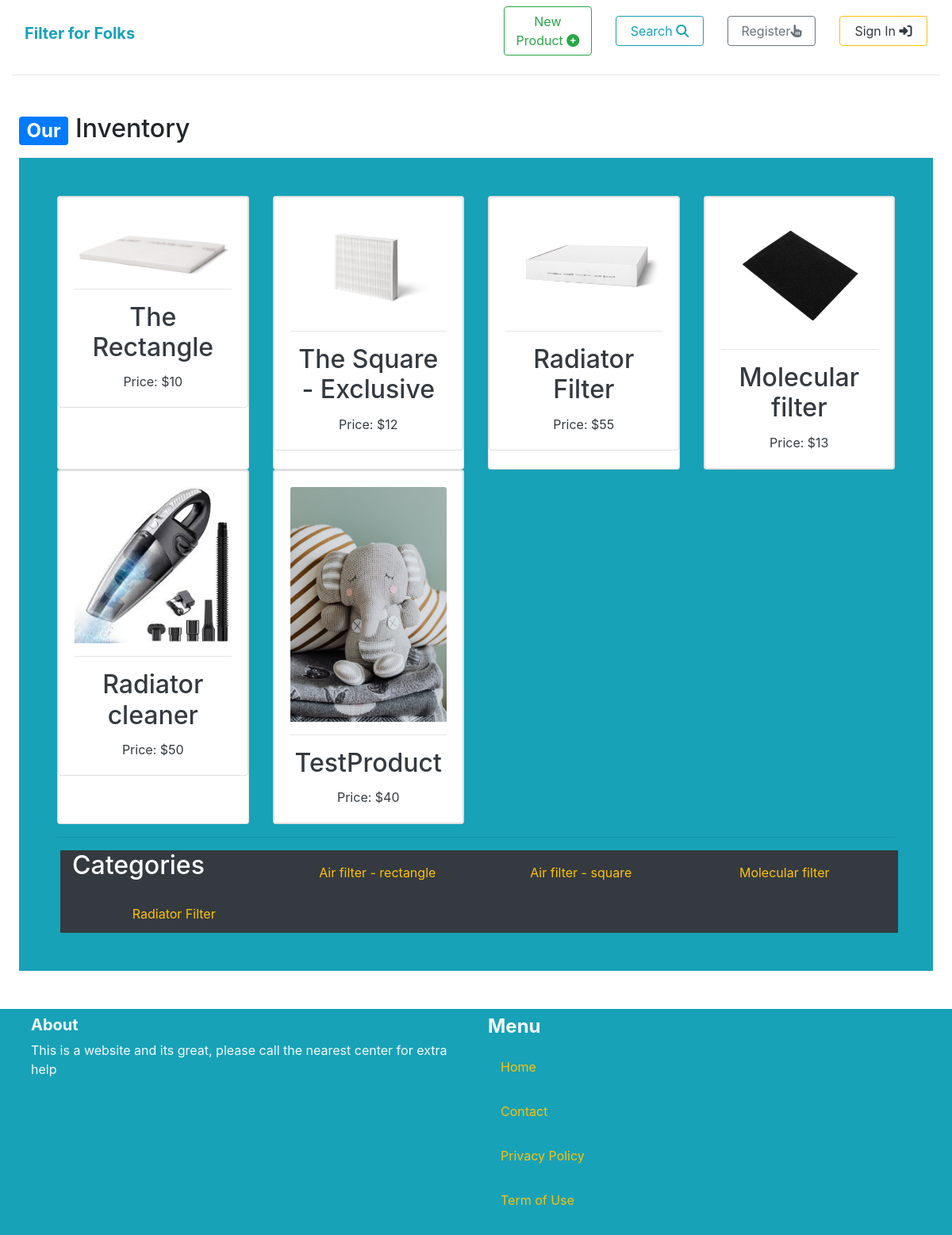
Before: /products/ with the older database file.
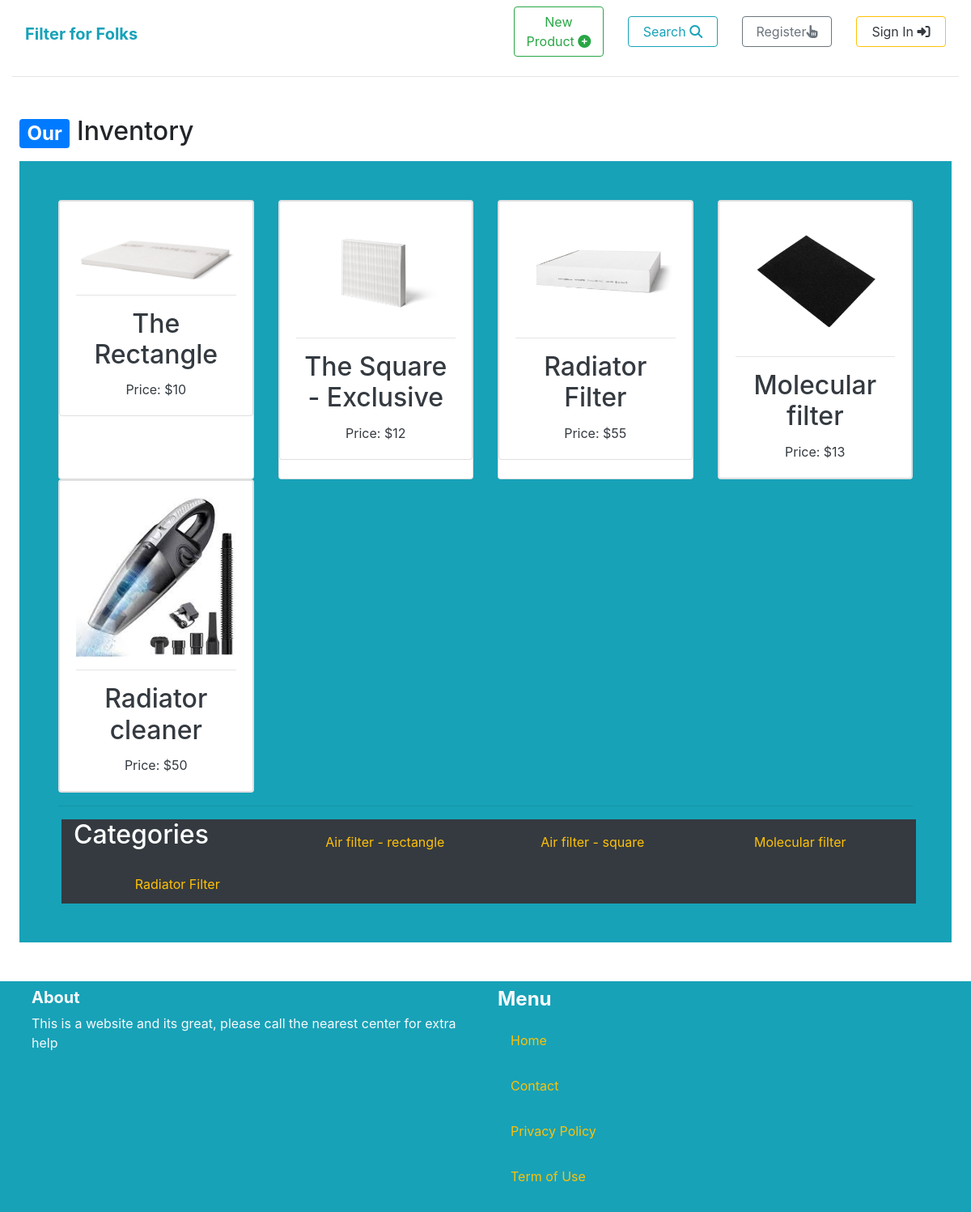
After: the same page with the newer database file.
### product/models.py (models this page shows, shortened)
class Product(models.Model):
    category = models.ForeignKey('Category', null=True, blank=True, on_delete=models.CASCADE, related_name='products')
    name = models.CharField(max_length=300)
    description = models.TextField()
    price = models.FloatField()
    image = models.ImageField(upload_to='product_images', blank=True, null=True)

class Category(models.Model):
    name = models.CharField(max_length=225)
    class Meta:
        ordering = ('name',)
        verbose_name_plural = 'Categories'

### core/views.py (the view)
# urls.py: path('products/', products_list),
def products_list(request):
    products = Product.objects.filter()
    for product in products:
        product.price = round(product.price)
    categories = Category.objects.all()
    return render(request, 'core/products.html', {
        'categories': categories,
        'products': products,
    })

### core/templates/core/products.html (shortened to what this page needs)
{% extends 'core/base.html' %}
{% block content %}
<div class="container-fluid mt-5 px-4 col w-100">
    <h2><span class="badge badge-primary">Our</span> Inventory</h2>
    <div class="bg-info mt-3 p-5 text-center">
        <div class="row">
            {% for product in products %}
                    <div class="col-sm-6 col-md-6 col-lg-4 col-xl-3">
                        <div class="card h-100">
                            <a href="{% url 'product:product_detail' product.id %}">
                                <div class="card">
                                    <div class="card-body">
                                        <img class="card-img-top img-fluid" src="{{ product.image.url }}" alt="{{ product.name }}">
                                        <hr>
                                        <div>
                                            <h2 class="card-title text-dark mt-0">{{ product.name }}</h2>
                                            <p class="card-text text-dark">Price: ${{ product.price}}</p>
                                        </div>
                                    </div>
                                </div>
                            </a>
                        </div>
                    </div>
            {% endfor %}
        </div>
        <hr>
        <div class="row text-white bg-dark ml-1 container-fluid">
            <h2>Categories</h2>
            {% for category in categories %}
                    <div class="col-sm-6 col-md-6 col-lg-4 col-xl-3 mt-3">
                        <div class="h-100">
                            <div>
                                <a href="">
                                    <p class="card-title mt-0 text-warning">{{ category.name }}</p>
                                </a>
                            </div>
                        </div>
                    </div>
            {% endfor %}
        </div>
    </div>
</div>
{% endblock %}

Changed rows visible on the page:
removed Product: image (picture), name "TestProduct", price "40"
